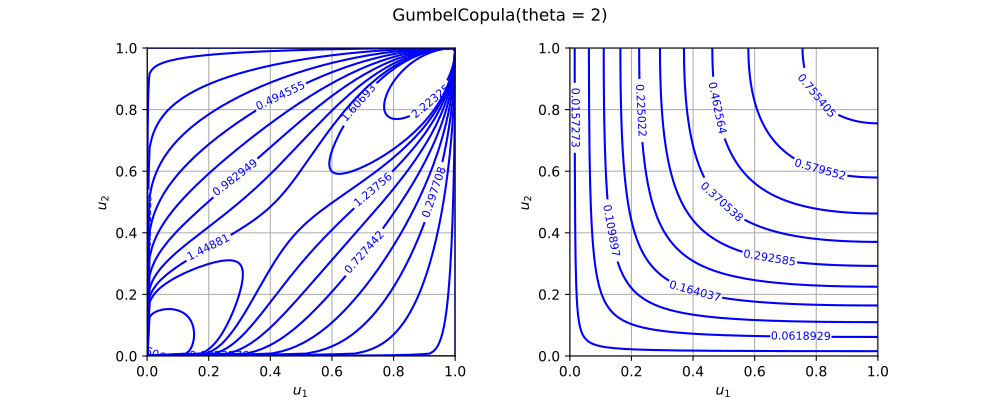

Here is the Python script that generated this plot:
import openturns as ot
from matplotlib import pyplot as plt
from openturns.viewer import View
if (ot.GumbelCopula().__class__.__name__=='SklarCopula'):
  myStudent = ot.Student(3.0, [1.0]*2, [3.0]*2, ot.CorrelationMatrix(2))
  copula =  ot.SklarCopula(myStudent)
else:
  copula = ot.GumbelCopula()
if copula.getDimension() == 1:
    copula = ot.GumbelCopula(2)
copula.setDescription(['$u_1$', '$u_2$'])
pdf_graph = copula.drawPDF()
cdf_graph = copula.drawCDF()
fig = plt.figure(figsize=(10, 4))
plt.suptitle(str(copula))
pdf_axis = fig.add_subplot(121)
cdf_axis = fig.add_subplot(122)
View(pdf_graph, figure=fig, axes=[pdf_axis], add_legend=False)
View(cdf_graph, figure=fig, axes=[cdf_axis], add_legend=False)
pdf_axis.set_aspect('equal')
cdf_axis.set_aspect('equal')
